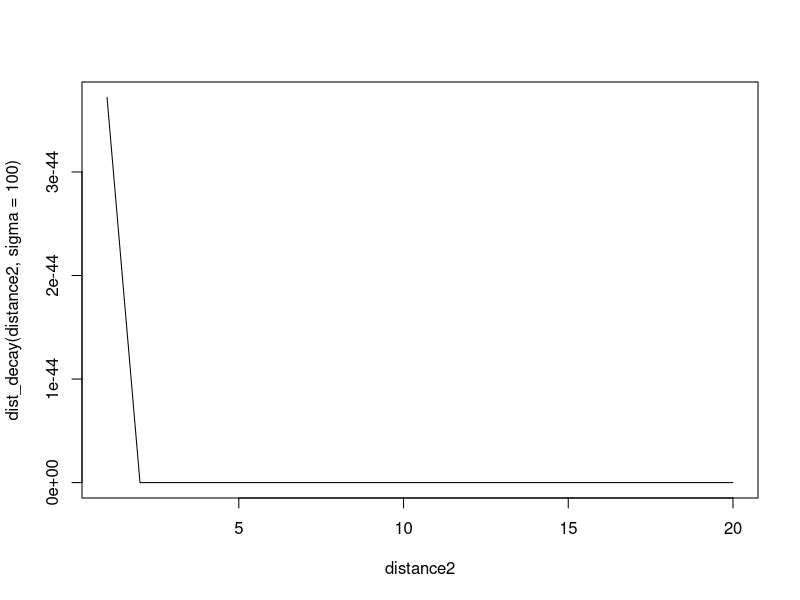
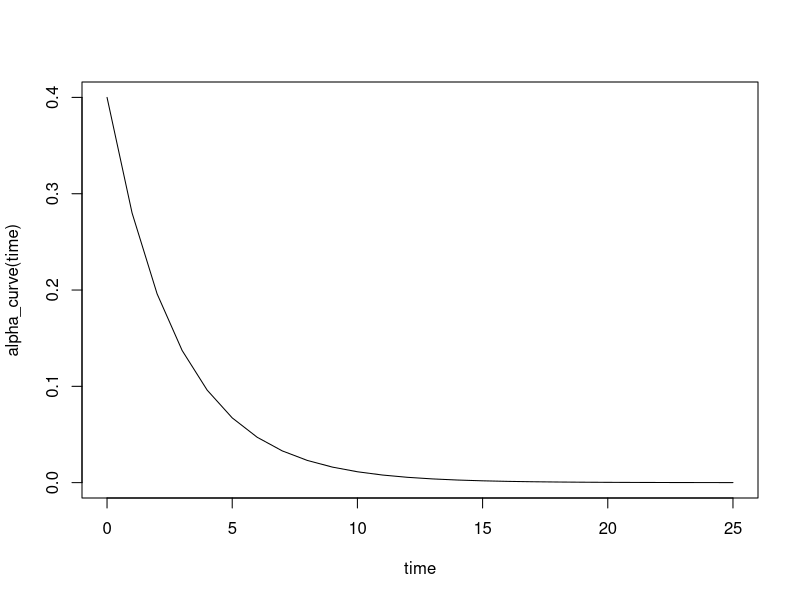
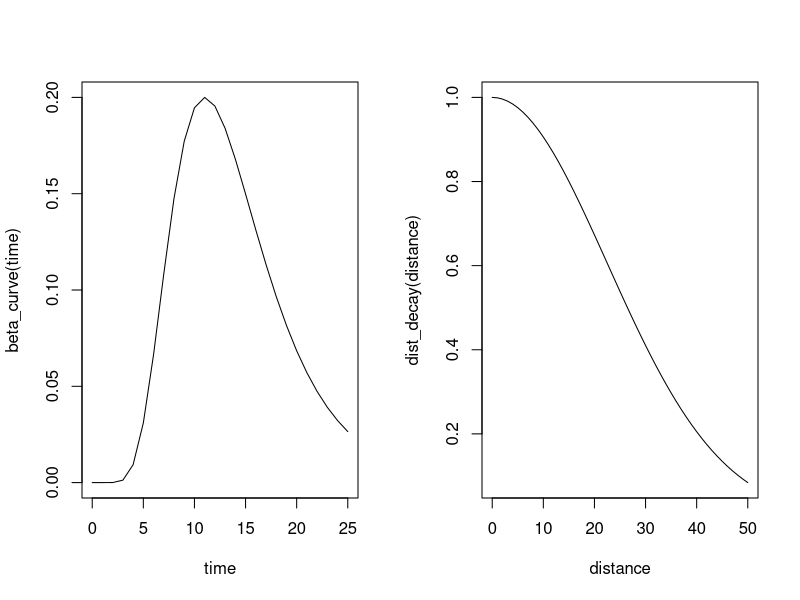
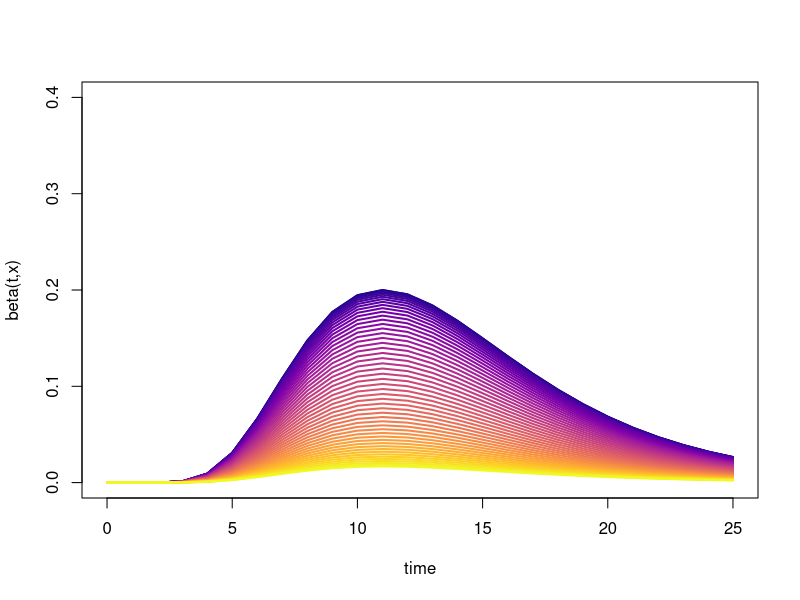

Write R code to recreate these figures, in order.
#visualize transmission curves alpha, beta, and distance decay

#transmission curves
#mean values approximated from Otten et al. (2003)
alpha_curve <- function(x) .4*(1-.3)^x
beta_curve <- function(x) .2*exp(-3*(log(x/11))^2)


#distance decay in probability of secondary transmission from Kleczkowski et al. (1997). increase sigma to decay a bit faster.
dist_decay <- function(x, a=14.9, d=.36, tau=3.73, sigma=.00099){
  C <- a*d*exp(d*tau)
  y <- C*exp(-sigma*x^2)

  #standardizing to be between 0 and 1, relative to a distance of 0. 
  y0 <- C*exp(-sigma*0^2)
  y/y0
  
  #standardize value so that at 20 mm, value is 1. reason is that beta is derived from interplanting distances of 20mm and I want everything to be relative to that. 
  #y20 <- C*exp(-sigma*20^2)
  #y/y20
}

distance2 <- seq(1,20, by=1) #mm
plot(distance2, dist_decay(distance2, sigma = 100), type='l')
which(dist_decay(distance2)<.1)#past 53mm essentially zero

#plot it
time <- seq(0,25, by=1) #days
distance <- seq(0,50, by=1) #mm
plot(time, alpha_curve(time), type='l')

par(mfrow=c(1,2))
plot(time, beta_curve(time), type='l') 
plot(distance, dist_decay(distance), type='l')
par(mfrow=c(1,1))



#didn't use the function below, but fun to see.
#combine the beta and distance decay curves to make a beta curve as a function of time and distance. 
beta_t_x <- function(time, distance){
  
  #rows=distances in mm, cols=time in days
  B <- beta_curve(time)
  D <- dist_decay(distance)
  mat1 <- matrix(rep(B, length(D)), nrow = length(D), byrow = T)
  mat2 <- mat1*D #matrix of beta(x,t)
  return(mat2)
}
betamatrix <- beta_t_x(time, distance)

#plot. different lines represent distance decay in .5 cm increments (0 to 5 cm away).
pal <- viridis::plasma(length(distance))
plot(NULL, xlim=c(0,max(time)), ylim=c(0,.4), xlab="time", ylab='beta(t,x)')
lapply(1:length(distance), function(x) lines(time, betamatrix[x,], lwd=2, col=pal[x]))

